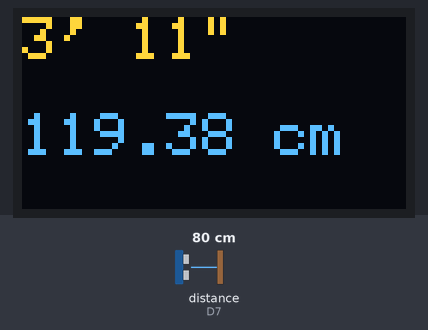
The sketch below on a simulated ESP8266 (NodeMCU). On the bench: 128×64 one-colour display. Wiring (inferred from the names in the program): ultrasonic range finder: trigger D8; echo D7. Inputs (shaded band) come from the test bench; at power-on: distance to the obstacle (sensor on D7) 80 cm. The echo pulse lasts 58.3 µs per cm; the OLED is the two-colour kind (top 16 rows yellow); what the sketch prints to the serial monitor is not drawn.

Above: at 1.2 s.
1.3 s: distance to the obstacle (sensor on D7) set to 2 cm
At 2.7 s:
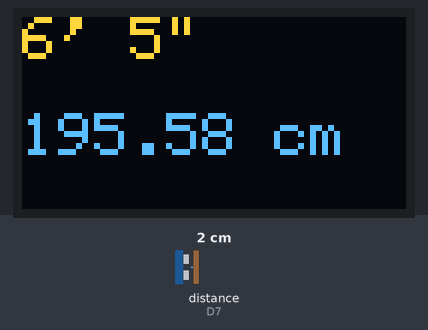
3.6 s: distance to the obstacle (sensor on D7) set to 9 cm
At 5.0 s:
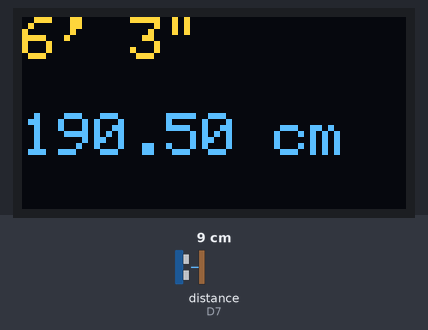
5.6 s: distance to the obstacle (sensor on D7) set to 18 cm
At 7.3 s:
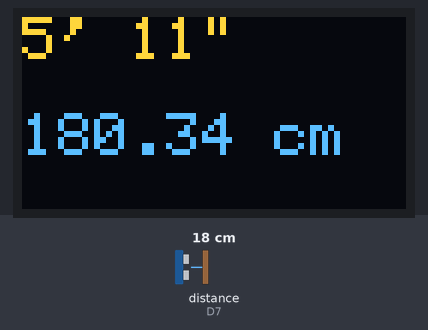
Timing chart, 0 to 8.8 s (numbered marks = the images above; inputs shaded):
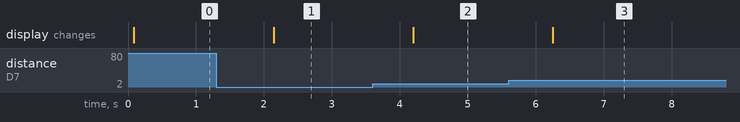

Measured:
- after the input at 1.3 s, the display: changes after 0.84 s (image 1)
- after the input at 3.6 s, the display: changes after 0.60 s (image 2)
- after the input at 5.6 s, the display: changes after 0.65 s (image 3)

The sketch:

CW6-6506022620052.ino
```cpp
#include <SPI.h>
#include <Wire.h>
#include <Adafruit_GFX.h>
#include <Adafruit_SSD1306.h>

#define SCREEN_WIDTH 128
#define SCREEN_HEIGHT 64
#define OLED_RESET -1
Adafruit_SSD1306 OLED(SCREEN_WIDTH, SCREEN_HEIGHT, &Wire, OLED_RESET);

int trig = D8;
int echo = D7;

float duration;
int distance;
float height;
int door_Height = 200;

void setup()
{
  Serial.begin(9600);
  pinMode(trig, OUTPUT);
  pinMode(echo, INPUT);

  if (!OLED.begin(SSD1306_SWITCHCAPVCC, 0x3C)) {
    Serial.println("SSD1306 allocation failed");
  } else {
    Serial.println("KMUTNB Start!!!");
    OLED.clearDisplay();
    OLED.display();
  }
}

void loop()
{
  digitalWrite(trig, LOW);
  delayMicroseconds(2);
  digitalWrite(trig, HIGH);
  delayMicroseconds(10);
  digitalWrite(trig, LOW);

  duration = pulseIn(echo, HIGH);
  distance = (duration / 2) / 29.1;
  height = door_Height - distance;

  float heightInches = height * 0.393701;
  int feet = int(heightInches) / 12;
  int inches = int(heightInches) % 12;
  float heightCm = feet * 30.48 + inches * 2.54;

  Serial.print("Feet and inches: ");
  Serial.print(feet);
  Serial.print("' ");
  Serial.print(inches);
  Serial.println("\"");
  Serial.print("Centimeters: ");
  Serial.print(heightCm, 2);
  Serial.println(" cm");

  OLED.clearDisplay();
  OLED.setTextColor(WHITE, BLACK);


  OLED.setTextSize(2);
  OLED.setCursor(0, 0);
  OLED.print(feet);
  OLED.print("' ");
  OLED.print(inches);
  OLED.println("\"");


  OLED.setTextSize(2);
  OLED.setCursor(0, 32);
  //OLED.print("Cm: ");
  OLED.print(heightCm, 2);
  OLED.println(" cm");

  OLED.display();

  delay(1000);
}
```
